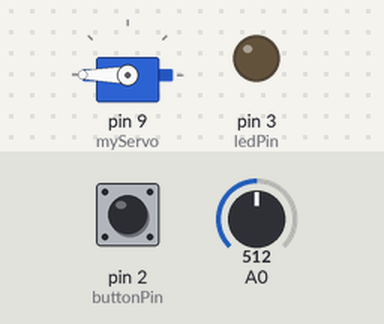
A sketch run on a simulated Arduino Uno, built with avr-gcc and run on an emulated ATmega328P. Parts: servo, output pins drawn as LEDs (lit = HIGH). The test bench sets the inputs (shaded band); at power-on: pin 2 (buttonPin) HIGH, A0 = 512. EEPROM starts erased.

Above: at 1.2 s.
1.3 s: pin 2 (buttonPin) pulled LOW for 0.15 s
At 2.6 s:
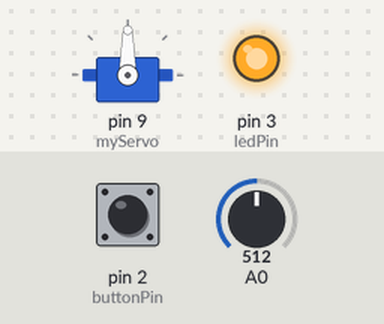
4.4 s: A0 set to 716
At 4.9 s:
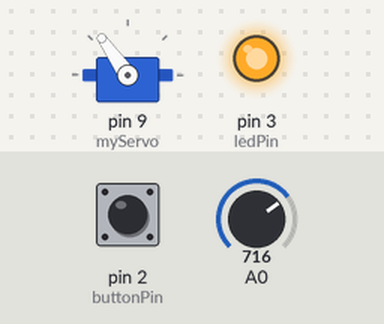
7.4 s: pin 2 (buttonPin) pulled LOW for 1 s
At 8.1 s:
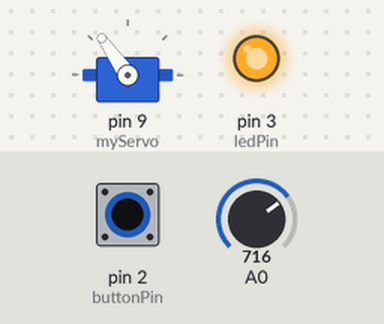
9.9 s: A0 set to 900
At 10.3 s:
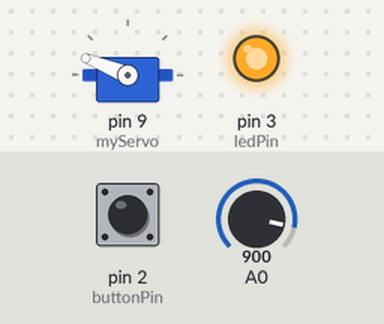
12.9 s: A0 set to 511
At 14.8 s:
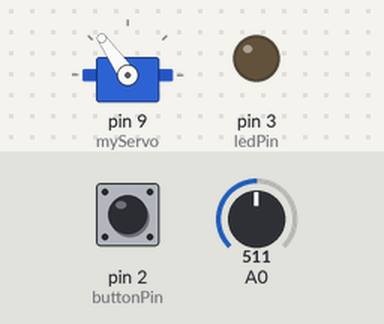
15.9 s: pin 2 (buttonPin) pulled LOW for 3.2 s
Timing chart, 0 to 21.6 s (numbered marks = the images above; inputs shaded):
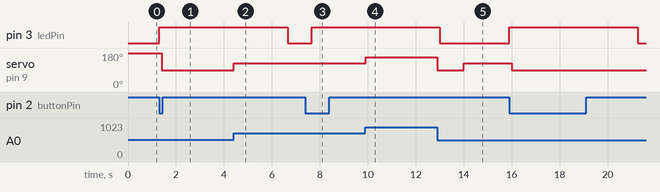

The sketch:

5.15.eeproom.ino
```cpp
#include <Servo.h>
#include <EEPROM.h>//used to store recorded values

Servo myServo;
float resolution = 1000;//MUST be less than EEPROM.length()
float recordTime = 5; //delay time
bool recording = false;

const int ledPin = 3;
const int buttonPin = 2;

void setup() {
  pinMode(ledPin, OUTPUT); //status led
  pinMode(buttonPin, INPUT); //button
  myServo.attach(9);
  Serial.begin(9600);
  //Serial.println(EEPROM.length());
}

void loop() {
  if (recording == true) {//record
    for (int i = 1; i <= resolution; i++) {
      digitalWrite(ledPin, HIGH); //light status led
      int val = map(analogRead(A0), 0, 1023, 0, 180);
      EEPROM.write(i, val);
      //Serial.println(EEPROM.read(i));
      myServo.write(val);
      delay(recordTime);
    }
    digitalWrite(ledPin, LOW); //turn off status led
    delay(1000);//give time for person
    recording = false;
  }
  else {
    for (int i = 1; i <= resolution; i++) {//playback
      if (digitalRead(buttonPin) == 0) {//stop playback and record new values
        recording = true;
        break;
      }
      int readval = EEPROM.read(i);
      myServo.write(readval);
      //Serial.println(readval);
      delay(recordTime);
    }
    digitalWrite(ledPin, HIGH); //show a new repeat
    delay(100);
    digitalWrite(ledPin, LOW);
  }
}
```

Measured:
- after the input at 1.3 s, pin 3 (ledPin): LOW → HIGH at once; servo on pin 9 (myServo): 180° → 90° after 0.10 s
- after the input at 4.4 s, servo on pin 9 (myServo): 90° → 125° at once
- after the input at 7.4 s, pin 3 (ledPin): LOW → HIGH after 0.26 s; servo on pin 9 (myServo): stays 125° (without the input it goes to 90° after 0.26 s)
- after the input at 9.9 s, servo on pin 9 (myServo): 125° → 158° at once
- after the input at 12.9 s, servo on pin 9 (myServo): 158° → 89° at once, → 125° 1.1 s later
